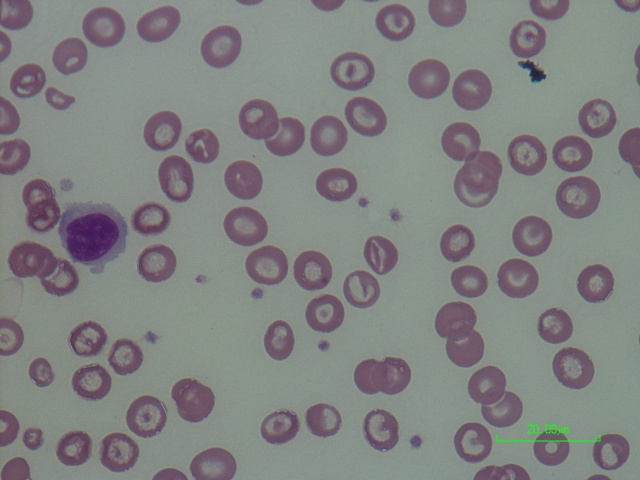
#> input picture Chula-RBC-12-Dataset-1.0/Dataset/120.jpg, 640 x 480 px
$ python -i contour_extraction.py   (imports and definitions only)
#> lines starting #> are read from the running program, lines starting #| are printed output that depends on the picture; after the words box and inside, x2 and y2 are one past the last pixel; in counts of white or black regions, pixels touching at a corner belong together
#> further down, picture is the input picture: shape (480, 640, 3); mean B, G, R 129.5, 130.3, 129
"""
Contour Extraction for RBC Microscopy Images.
Performs thresholding, morphological filtering, and contour localization.
"""

from typing import List, Tuple, Dict, Any
import cv2
import numpy as np


def extract_contours(
    image_bgr: np.ndarray,
    min_area: float = 150.0,
    max_area: float = 25000.0,
    morph_kernel_size: int = 5,
) -> Tuple[List[np.ndarray], np.ndarray, Dict[str, Any]]:
    """
    Extract RBC contours and foreground mask from microscopy image.

    Args:
        image_bgr: Input image (BGR, RGBA, or Grayscale).
        min_area: Minimum contour area in pixels to discard debris.
        max_area: Maximum contour area to discard huge artifacts.
        morph_kernel_size: Size of elliptical structuring element.

    Returns:
        Tuple of (filtered_contours, binary_mask, contour_metrics).
    """
#> called with min_area = 150, max_area = 25000, morph_kernel_size = 5
    empty_metrics = {
        "raw_contours_found": 0,
        "valid_cells_retained": 0,
        "min_area_filter": min_area,
        "max_area_filter": max_area,
        "contour_stats": [],
    }

    if image_bgr is None or not isinstance(image_bgr, np.ndarray) or image_bgr.size == 0:
        return [], np.zeros((1, 1), dtype=np.uint8), empty_metrics

    # Safely extract single-channel grayscale array
    if image_bgr.ndim == 2:
        gray = image_bgr.copy()
    elif image_bgr.ndim == 3:
        if image_bgr.shape[2] == 1:
            gray = image_bgr[:, :, 0].copy()
        elif image_bgr.shape[2] == 4:
            gray = cv2.cvtColor(image_bgr, cv2.COLOR_BGRA2GRAY)
        elif image_bgr.shape[2] == 3:
            gray = cv2.cvtColor(image_bgr, cv2.COLOR_BGR2GRAY)
        else:
            raise ValueError(f"Unsupported number of image channels: {image_bgr.shape[2]}")
    else:
        raise ValueError(f"Unsupported image dimensions: {image_bgr.ndim}D array")

    # Ensure uint8 [0, 255]
    if np.issubdtype(gray.dtype, np.floating):
        if float(gray.max()) <= 1.0:
            gray = (np.clip(gray, 0.0, 1.0) * 255.0).astype(np.uint8)
        else:
            gray = np.clip(gray, 0, 255).astype(np.uint8)
    elif gray.dtype != np.uint8:
        gray = np.clip(gray, 0, 255).astype(np.uint8)

    blurred = cv2.GaussianBlur(gray, (7, 7), 0)

    # Otsu thresholding (cells are darker than background in brightfield smear)
    _, thresh = cv2.threshold(blurred, 0, 255, cv2.THRESH_BINARY_INV + cv2.THRESH_OTSU)
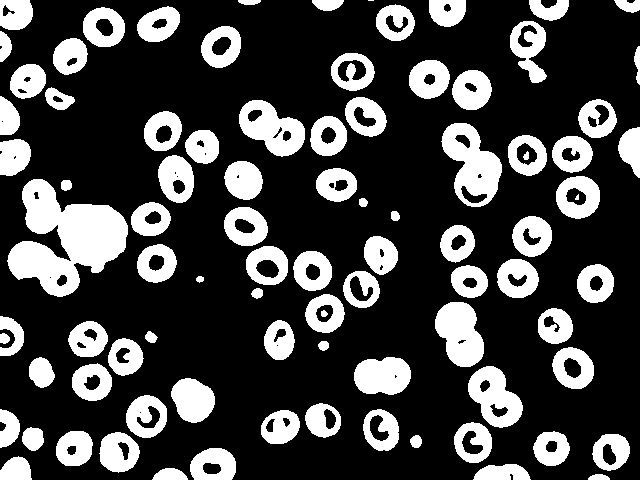
#> thresh: shape (480, 640); 26.4% white; 90 white regions (2 under 20 px), largest, box (x1, y1, x2, y2) and area: (7, 179, 128, 297) 7684, (441, 123, 502, 207) 2845, (435, 302, 484, 367) 2257

    # Morphological opening to detach slight bridges and remove small noise
    kernel_size = max(1, morph_kernel_size)
    kernel = cv2.getStructuringElement(cv2.MORPH_ELLIPSE, (kernel_size, kernel_size))
    cleaned_mask = cv2.morphologyEx(thresh, cv2.MORPH_OPEN, kernel, iterations=2)
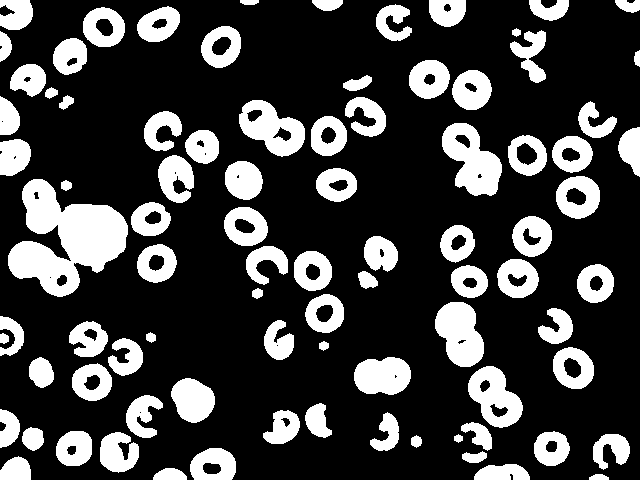
#> cleaned_mask: shape (480, 640); 24.8% white; 87 white regions, largest, box (x1, y1, x2, y2) and area: (8, 179, 128, 297) 7646, (442, 123, 502, 196) 2587, (435, 302, 484, 367) 2248
    cleaned_mask = cv2.morphologyEx(cleaned_mask, cv2.MORPH_CLOSE, kernel, iterations=1)
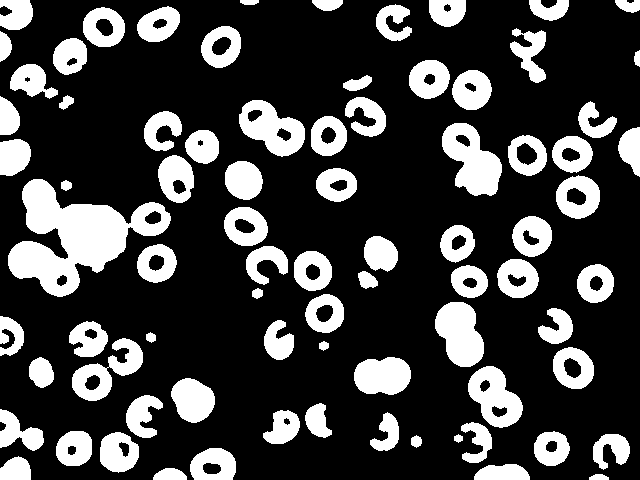
#> cleaned_mask: shape (480, 640); 25% white; 80 white regions

    raw_contours, _ = cv2.findContours(
        cleaned_mask, cv2.RETR_EXTERNAL, cv2.CHAIN_APPROX_SIMPLE
    )
#> raw_contours = 80 contours; largest, box (x1, y1, x2, y2) and area: (8, 179, 171, 297) 8570, (442, 123, 502, 196) 2616, (239, 100, 305, 157) 2270, (435, 302, 484, 367) 2182, (468, 366, 523, 428) 2102

    filtered_contours = []
    contour_stats = []

    for cnt in raw_contours:
        area = cv2.contourArea(cnt)
        if min_area <= area <= max_area:
            filtered_contours.append(cnt)
            perimeter = cv2.arcLength(cnt, True)
            circularity = (4 * np.pi * area) / (perimeter ** 2 + 1e-6)
            circularity = min(1.0, max(0.0, float(circularity)))
            x, y, w, h = cv2.boundingRect(cnt)
            contour_stats.append({
                "area": float(area),
                "circularity": round(float(circularity), 3),
                "bbox": [int(x), int(y), int(w), int(h)],
            })
#> this loop made 80 passes
#> (area, perimeter, circularity, x, y, w, h) on passes 2, 3, 4, 5, 7, 9, 10, 11, 12, 13, 14, 15: (280, 78.63, 0.569, 153, 468, 34, 12), (666.5, 128.5, 0.507, 474, 464, 56, 16), (556.5, 94.87, 0.777, 0, 456, 31, 24), (1190, 134.4, 0.828, 190, 448, 46, 32), (722.5, 167.6, 0.323, 593, 434, 37, 36), (1193, 132.6, 0.853, 100, 432, 39, 41), (937.5, 116.3, 0.871, 534, 431, 36, 35), (1002, 118.1, 0.903, 56, 431, 36, 35), (617, 171.5, 0.263, 461, 422, 31, 41), (569.5, 133.6, 0.401, 370, 412, 29, 39), (800.5, 122.3, 0.672, 263, 410, 37, 34), (910.5, 178.6, 0.359, 0, 409, 44, 42)
#> area on passes 1, 6, 8, 23, 25, 32: 74, 88, 44, 58.5, 65, 75
#> after the loop, contour_stats = 70 items; filtered_contours = 70 contours; largest, box (x1, y1, x2, y2) and area: (8, 179, 171, 297) 8570, (442, 123, 502, 196) 2616, (239, 100, 305, 157) 2270, (435, 302, 484, 367) 2182, (468, 366, 523, 428) 2102

    metrics = {
        "raw_contours_found": len(raw_contours),
        "valid_cells_retained": len(filtered_contours),
        "min_area_filter": min_area,
        "max_area_filter": max_area,
        "contour_stats": contour_stats,
    }

    return filtered_contours, cleaned_mask, metrics

>>> import cv2
>>> picture = cv2.imread('../Chula-RBC-12-Dataset-1.0/Dataset/120.jpg')
>>> result = extract_contours(picture)

$ run again, on Chula-RBC-12-Dataset-1.0/Dataset/15.jpg
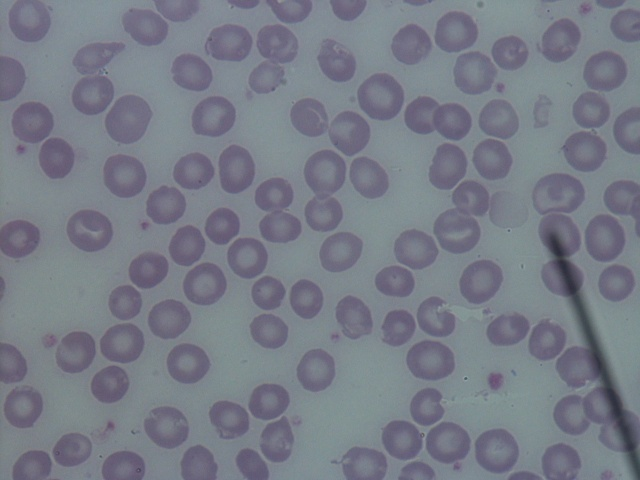
#> input picture Chula-RBC-12-Dataset-1.0/Dataset/15.jpg, 640 x 480 px
#> picture is the input picture: shape (480, 640, 3); mean B, G, R 135, 123.5, 119.1
#> in extract_contours, `_, thresh = cv2.threshold(blurred, 0, 255, cv2.THRESH_BINARY_INV + cv2..`:
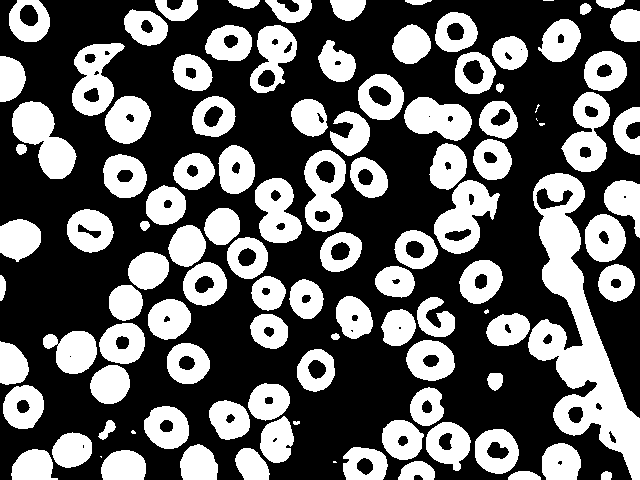
#> thresh: shape (480, 640); 38.2% white; 108 white regions (8 under 20 px), largest, box (x1, y1, x2, y2) and area: (528, 173, 640, 480) 12138, (12, 101, 77, 179) 2678, (434, 180, 500, 254) 2550
#> in extract_contours, `cleaned_mask = cv2.morphologyEx(cleaned_mask, cv2.MORPH_CLOSE, kernel,..`:
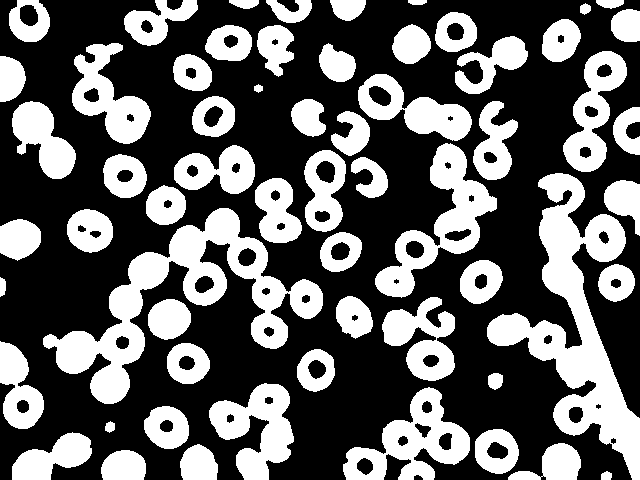
#> cleaned_mask: shape (480, 640); 37.9% white; 61 white regions
#> raw_contours = 61 contours; largest, box (x1, y1, x2, y2) and area: (487, 173, 640, 480) 14446, (43, 208, 323, 404) 14166, (375, 143, 497, 298) 6136, (343, 387, 470, 480) 5534, (209, 383, 294, 480) 4316
#> the loop in extract_contours, `for cnt in raw_contours:` made 61 passes
#> (area, perimeter, circularity, x, y, w, h) on passes 2, 3, 4, 5, 6, 8, 9, 10: (1089.5, 130.2, 0.808, 101, 450, 45, 30), (1044, 126.4, 0.821, 180, 444, 38, 36), (1363, 212.2, 0.38, 508, 443, 73, 37), (2085.5, 235.1, 0.474, 12, 432, 80, 48), (1512.5, 145.3, 0.9, 475, 429, 44, 45), (1441, 143.9, 0.875, 144, 406, 45, 43), (5533.5, 556.5, 0.225, 343, 387, 127, 93), (4316, 459.6, 0.257, 209, 383, 85, 97)
#> after the loop in extract_contours, `for cnt in raw_contours:`: contour_stats = 55 items; filtered_contours = 55 contours; largest, box (x1, y1, x2, y2) and area: (487, 173, 640, 480) 14446, (43, 208, 323, 404) 14166, (375, 143, 497, 298) 6136, (343, 387, 470, 480) 5534, (209, 383, 294, 480) 4316

$ run again, on Chula-RBC-12-Dataset-1.0/Dataset/186.jpg
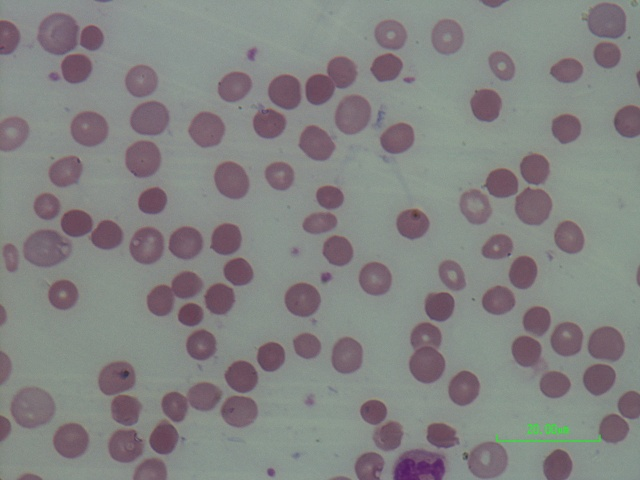
#> input picture Chula-RBC-12-Dataset-1.0/Dataset/186.jpg, 640 x 480 px
#> picture is the input picture: shape (480, 640, 3); mean B, G, R 130.3, 131.3, 131.3
#> in extract_contours, `_, thresh = cv2.threshold(blurred, 0, 255, cv2.THRESH_BINARY_INV + cv2..`:
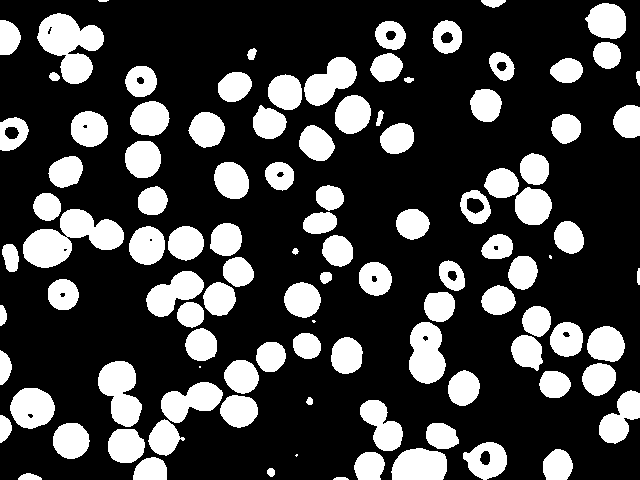
#> thresh: shape (480, 640); 25.8% white; 105 white regions (5 under 20 px), largest, box (x1, y1, x2, y2) and area: (23, 209, 124, 268) 3075, (37, 13, 104, 84) 2705, (98, 361, 142, 427) 1872
#> in extract_contours, `cleaned_mask = cv2.morphologyEx(cleaned_mask, cv2.MORPH_CLOSE, kernel,..`:
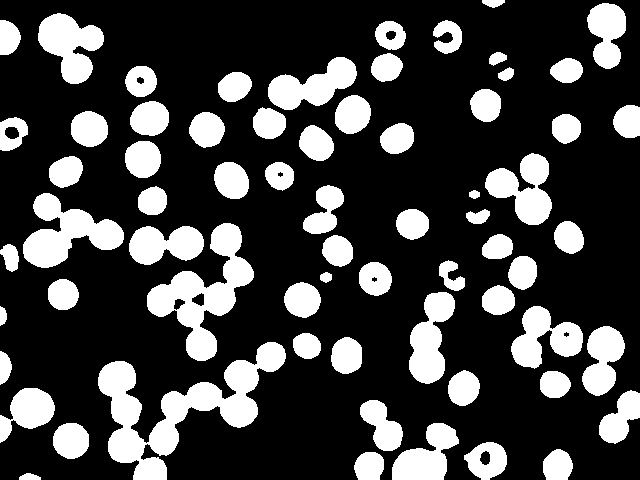
#> cleaned_mask: shape (480, 640); 25.5% white; 67 white regions
#> raw_contours = 67 contours; largest, box (x1, y1, x2, y2) and area: (98, 342, 286, 480) 8135, (147, 223, 254, 361) 5323, (23, 193, 124, 268) 3547, (38, 13, 104, 84) 2616, (485, 153, 552, 225) 2514
#> the loop in extract_contours, `for cnt in raw_contours:` made 67 passes
#> (area, perimeter, circularity, x, y, w, h) on passes 2 to 9: (662.5, 98.53, 0.858, 354, 452, 30, 28), (705, 101.6, 0.858, 543, 449, 30, 31), (1121, 131.1, 0.82, 464, 442, 43, 38), (2091.5, 249.8, 0.421, 392, 423, 67, 57), (986, 117.7, 0.894, 53, 423, 36, 36), (1199.5, 163.3, 0.565, 360, 400, 43, 51), (1207, 167.9, 0.538, 599, 390, 41, 54), (1573.5, 212.8, 0.437, 0, 388, 55, 55)
#> after the loop in extract_contours, `for cnt in raw_contours:`: contour_stats = 60 items; filtered_contours = 60 contours; largest, box (x1, y1, x2, y2) and area: (98, 342, 286, 480) 8135, (147, 223, 254, 361) 5323, (23, 193, 124, 268) 3547, (38, 13, 104, 84) 2616, (485, 153, 552, 225) 2514

$ run again, on Chula-RBC-12-Dataset-1.0/Dataset/280.jpg
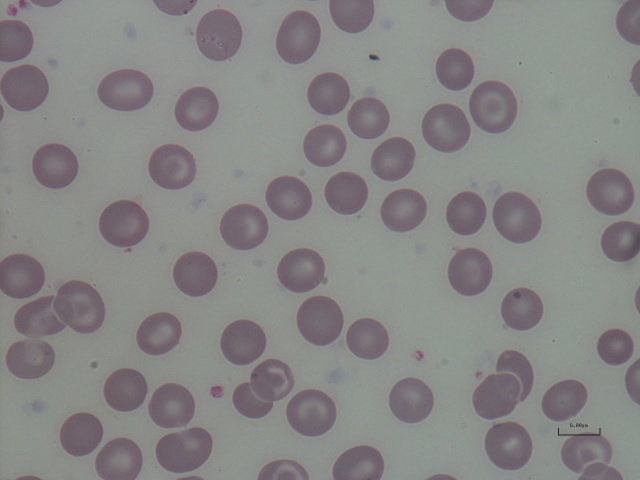
#> input picture Chula-RBC-12-Dataset-1.0/Dataset/280.jpg, 640 x 480 px
#> picture is the input picture: shape (480, 640, 3); mean B, G, R 132.6, 133.3, 134.1
#> in extract_contours, `_, thresh = cv2.threshold(blurred, 0, 255, cv2.THRESH_BINARY_INV + cv2..`:
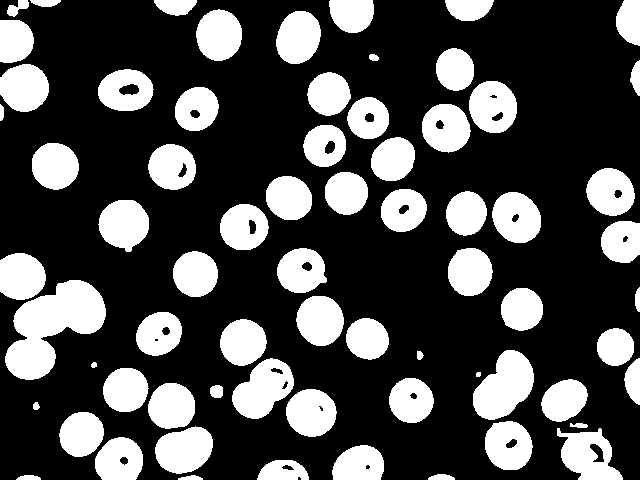
#> thresh: shape (480, 640); 29.4% white; 69 white regions, largest, box (x1, y1, x2, y2) and area: (5, 280, 106, 380) 5451, (473, 350, 534, 420) 2787, (232, 358, 294, 419) 2350
#> in extract_contours, `cleaned_mask = cv2.morphologyEx(cleaned_mask, cv2.MORPH_CLOSE, kernel,..`:
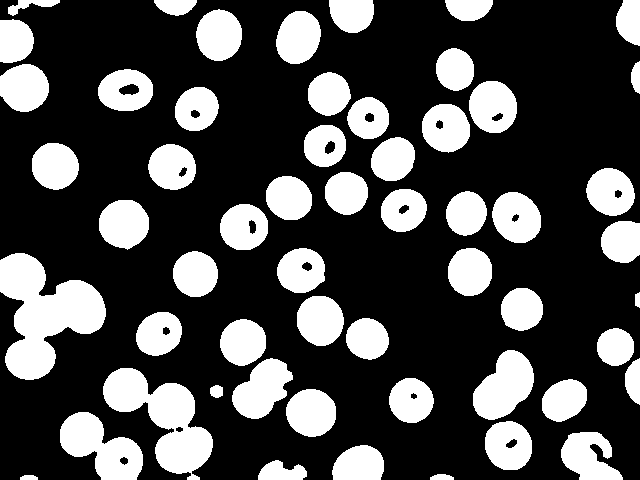
#> cleaned_mask: shape (480, 640); 29.2% white; 56 white regions
#> raw_contours = 56 contours; largest, box (x1, y1, x2, y2) and area: (0, 253, 106, 380) 7064, (103, 368, 213, 480) 5354, (60, 412, 143, 480) 3175, (473, 350, 534, 420) 2690, (232, 358, 293, 419) 2211
#> the loop in extract_contours, `for cnt in raw_contours:` made 56 passes
#> (area, perimeter, circularity, x, y, w, h) on passes 3, 4, 5, 6, 7, 8, 10, 11: (624.5, 129, 0.471, 258, 460, 49, 20), (1430.5, 150.7, 0.792, 332, 445, 52, 35), (1837.5, 251.6, 0.365, 561, 432, 62, 48), (1792, 158.7, 0.894, 485, 421, 47, 49), (3175, 285.1, 0.491, 60, 412, 83, 68), (1821, 159.2, 0.903, 286, 389, 50, 48), (1399.5, 142.1, 0.871, 542, 379, 45, 43), (1509, 145.5, 0.895, 389, 378, 45, 45)
#> after the loop in extract_contours, `for cnt in raw_contours:`: contour_stats = 52 items; filtered_contours = 52 contours; largest, box (x1, y1, x2, y2) and area: (0, 253, 106, 380) 7064, (103, 368, 213, 480) 5354, (60, 412, 143, 480) 3175, (473, 350, 534, 420) 2690, (232, 358, 293, 419) 2211
